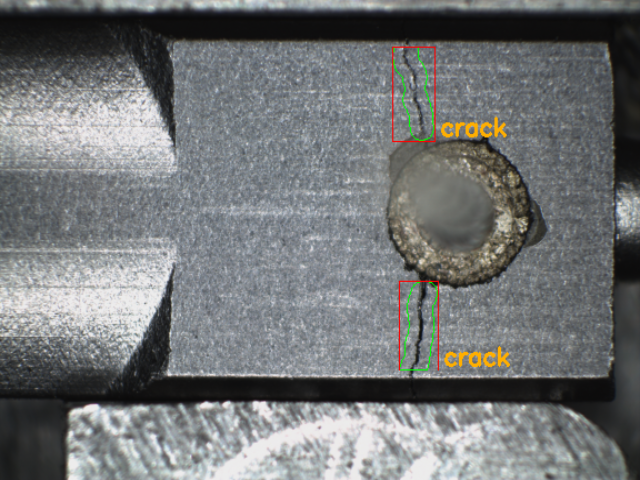
#> input picture result/crack.png, 640 x 480 px
$ python -i GUI_cracks_detection.py   (imports and definitions only)   (older library calls are emulated)
#> lines starting #> are read from the running program, lines starting #| are printed output that depends on the picture; after the words box and inside, x2 and y2 are one past the last pixel; in counts of white or black regions, pixels touching at a corner belong together
#> further down, picture is the input picture: shape (480, 640, 3); mean B, G, R 117.8, 117, 114.5
import cv2 as cv
import numpy as np
import imutils
import math
from matplotlib import pyplot as plt
import sys
from PyQt5.QtWidgets import *
from PyQt5.QtCore import *
from PyQt5.QtGui import *
from PyQt5 import QtGui, uic, QtWidgets

# [9 lines left out: function path_img, not called in this run]

def crop_img(image):
	gray_img = cv.cvtColor(image, cv.COLOR_BGR2GRAY)
	ret,thresh = cv.threshold(gray_img,86,255,cv.THRESH_BINARY)
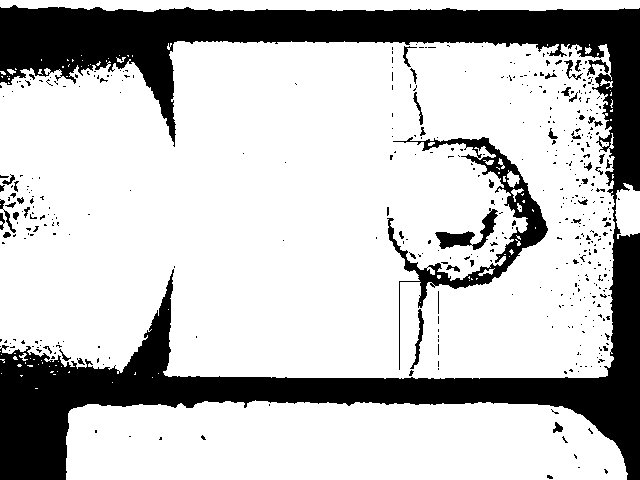
#> thresh: shape (480, 640); 75.9% white; 451 black regions (403 under 20 px), largest, box (x1, y1, x2, y2) and area: (0, 5, 640, 480) 64974, (387, 137, 548, 370) 4608, (435, 208, 498, 250) 813
	kernel = cv.getStructuringElement(cv.MORPH_RECT,(3,3))
	dilate = cv.dilate(thresh,kernel,iterations = 1)
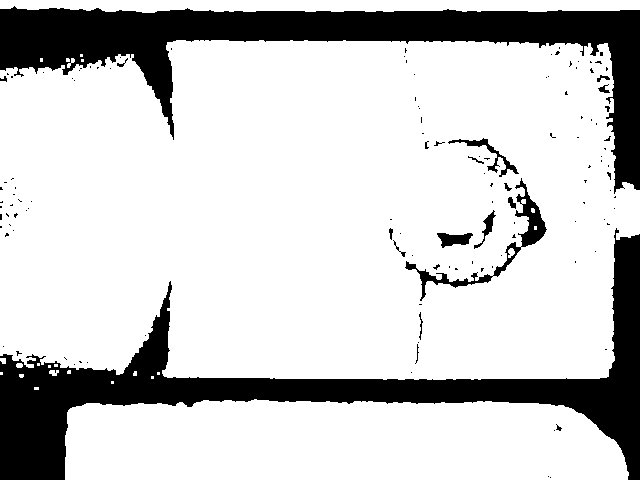
#> dilate: shape (480, 640); 79.7% white; 128 black regions (110 under 20 px)
	cnts = cv.findContours(dilate.copy(), cv.RETR_EXTERNAL,
		cv.CHAIN_APPROX_SIMPLE)
#> cnts = 22 contours, 15 with area under 20; largest, box (x1, y1, x2, y2) and area: (0, 40, 640, 380) 197875, (65, 399, 629, 480) 41248, (0, 0, 640, 13) 6274, (49, 370, 59, 376) 28, (16, 363, 23, 368) 22, (0, 358, 6, 364) 21, (67, 58, 75, 68) 21
	cnts = imutils.grab_contours(cnts)
	c = sorted(cnts, key = cv.contourArea, reverse = True)[0]
#> c = contour of 918 points, box (x1, y1, x2, y2) (0, 40, 640, 380), area 197875

	rect = cv.minAreaRect(c)
#> rect = ((319.5, 209.5), (339, 639), -90)
#> (the run stopped early here; a loop or call above may not have finished)
